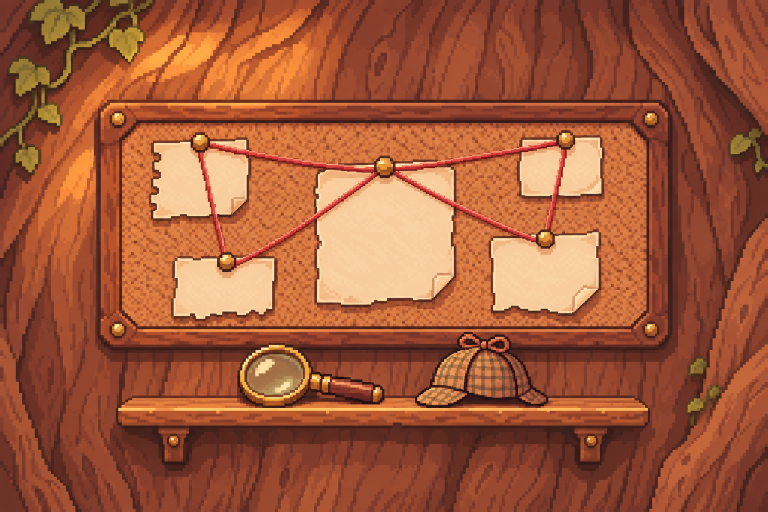
#> input picture art/sheets/banner_detective.png, 1536 x 1024 px (shown at 1/2 size); its folder holds only this picture in this run
$ python proto_cut.py
#> lines starting #> are read from the running program, lines starting #| are printed output that depends on the picture
"""Cuts art/sheets into design/img for the HTML prototype.

pets 3×3 → <pet>_<0..8>.png; icons/items/badges 4×4, pots/eggs 4×3 → <kind>_<name>.png;
banner_* → centre band 2.4:1 as .jpg; room → room.jpg.
"""
from pathlib import Path

from PIL import Image

ROOT = Path(__file__).resolve().parent.parent
SHEETS = ROOT / "art" / "sheets"
OUT = ROOT / "design" / "img"

PETS = ["fox", "bunny", "hedgehog", "owl"]
GRIDS = {
    "icons": (4, 4, ["home", "sill", "diary", "detective", "nest", "shop", "eat", "water", "pill", "sleep",
                     "leaf", "flame", "scroll", "chest", "star", "heart"]),
    "items": (4, 4, ["hammock", "rocker", "lights", "books", "fishbowl", "hotwater", "fern", "lantern",
                     "record", "clock", "tea", "painting", "plush", "musicbox", "cushions", "armchair"]),
    "badges": (4, 4, [str(i) for i in range(16)]),
    "pots": (4, 3, [f"{h}_{s}" for h in ["mint", "chamomile", "lavender"] for s in range(4)]),
    "eggs": (4, 3, ["fox", "bunny", "hedgehog", "owl", "newt", "turtle", "phoenix", "sloth", "raccoon", "mole", "moth", "frog"]),
}


def key(im):
    im = im.convert("RGBA")
    px = im.load()
    w, h = im.size
    for y in range(h):
        for x in range(w):
            r, g, b, a = px[x, y]
            m = min(r, b) - g
            if m > 90:
                px[x, y] = (0, 0, 0, 0)
            elif m > 40:
                k = (m - 40) / 50
                px[x, y] = (int(r - (r - g) * k), g, int(b - (b - g) * k), int(255 * (1 - k)))
    return im


def cells(path, cols, rows, size):
    im = key(Image.open(path))
    w, h = im.size
    cw, ch = w / cols, h / rows
    for n in range(cols * rows):
        i, j = n % cols, n // cols
        cell = im.crop((int(i * cw), int(j * ch), int((i + 1) * cw), int((j + 1) * ch)))
        box = cell.getchannel("A").point(lambda v: 255 if v > 30 else 0).getbbox()
        cell = cell.crop(box) if box else cell
        cell.thumbnail((size, size))
        yield n, cell


def main():
    OUT.mkdir(parents=True, exist_ok=True)
    for f in sorted(SHEETS.glob("*.png")):
        s = f.stem
        dst = OUT / (s + ".jpg")
        if s == "room":
            im = Image.open(f).convert("RGB")
            im.thumbnail((720, 1080))
            im.save(OUT / "room.jpg", quality=88)
        elif s.startswith("banner_"):
            im = Image.open(f).convert("RGB")
#> im is the input picture: PIL image 1536x1024 RGB; mean R, G, B 160.5, 88.9, 57.6
            w, h = im.size
#> w = 1536; h = 1024
            bh = int(w / 2.4)
#> bh = 640
            im = im.crop((0, (h - bh) // 2, w, (h - bh) // 2 + bh))
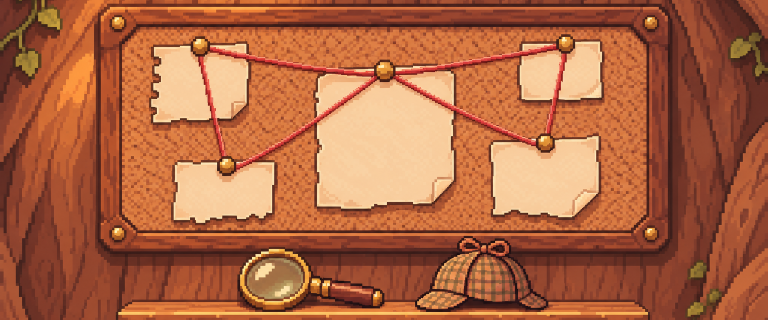
#> im: PIL image 1536x640 RGB (shown at 1/2 size); mean R, G, B 173.6, 101.3, 66.2
            im.thumbnail((800, 800))
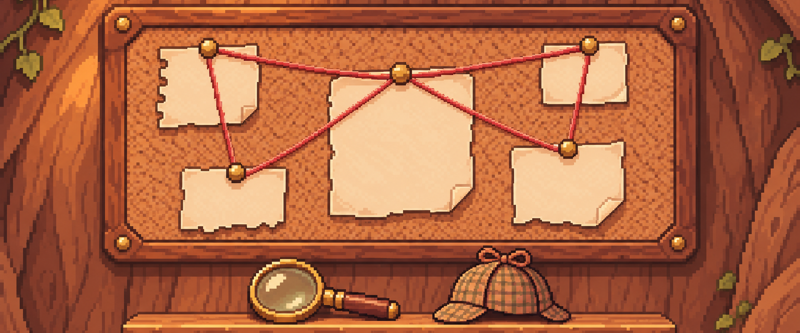
#> im: PIL image 800x333 RGB; mean R, G, B 173.6, 101.3, 66.2
            im.save(dst, quality=86)
        elif s in PETS:
            for n, c in cells(f, 3, 3, 256):
                c.save(OUT / f"{s}_{n}.png")
        elif s in GRIDS:
            cols, rows, names = GRIDS[s]
            kind = s.rstrip("s") if s != "items" else "item"
            for n, c in cells(f, cols, rows, 160):
                c.save(OUT / f"{kind}_{names[n]}.png")
        else:
            continue
        print("cut", s)


if __name__ == "__main__":
    main()

$ run again, on art/sheets/banner_diary.png
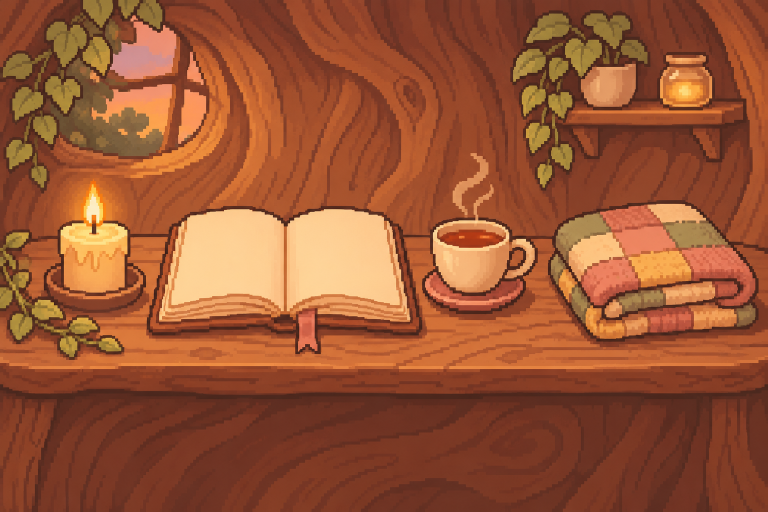
#> input picture art/sheets/banner_diary.png, 1536 x 1024 px (shown at 1/2 size)
#> in main, im is the input picture: PIL image 1536x1024 RGB; mean R, G, B 153.5, 84.9, 51.5
#> in main, `im = im.crop((0, (h - bh) // 2, w, (h - bh) // 2 + bh))`:
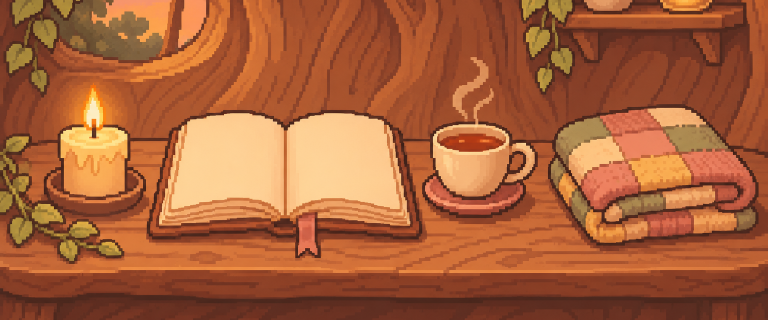
#> im: PIL image 1536x640 RGB (shown at 1/2 size); mean R, G, B 168.2, 96.5, 57.6
#> in main, `im.thumbnail((800, 800))`:
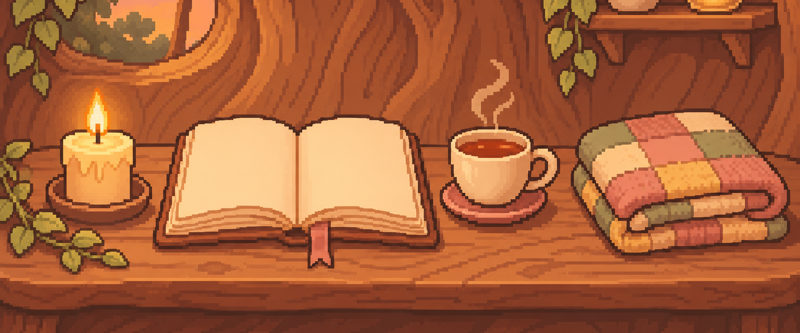
#> im: PIL image 800x333 RGB; mean R, G, B 168.2, 96.5, 57.6

$ run again, on art/sheets/banner_nursery.png
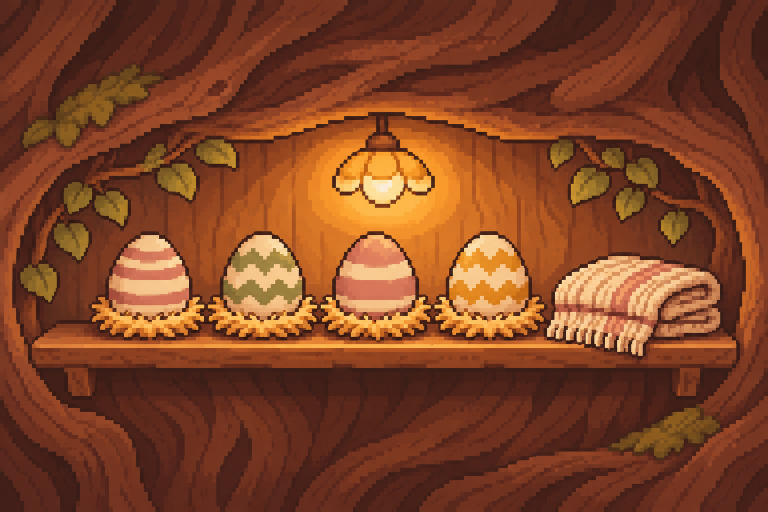
#> input picture art/sheets/banner_nursery.png, 1536 x 1024 px (shown at 1/2 size)
#> in main, im is the input picture: PIL image 1536x1024 RGB; mean R, G, B 128.4, 67.8, 37.9
#> in main, `im = im.crop((0, (h - bh) // 2, w, (h - bh) // 2 + bh))`:
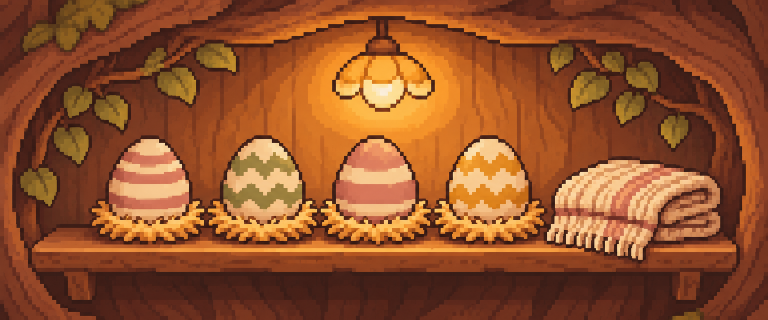
#> im: PIL image 1536x640 RGB (shown at 1/2 size); mean R, G, B 145.7, 81.3, 42.9
#> in main, `im.thumbnail((800, 800))`:
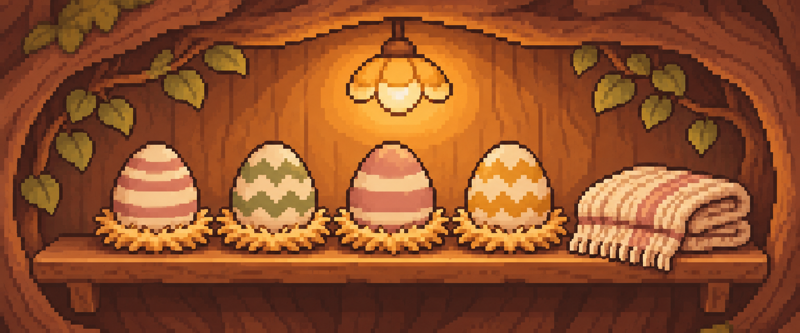
#> im: PIL image 800x333 RGB; mean R, G, B 145.7, 81.3, 42.9
